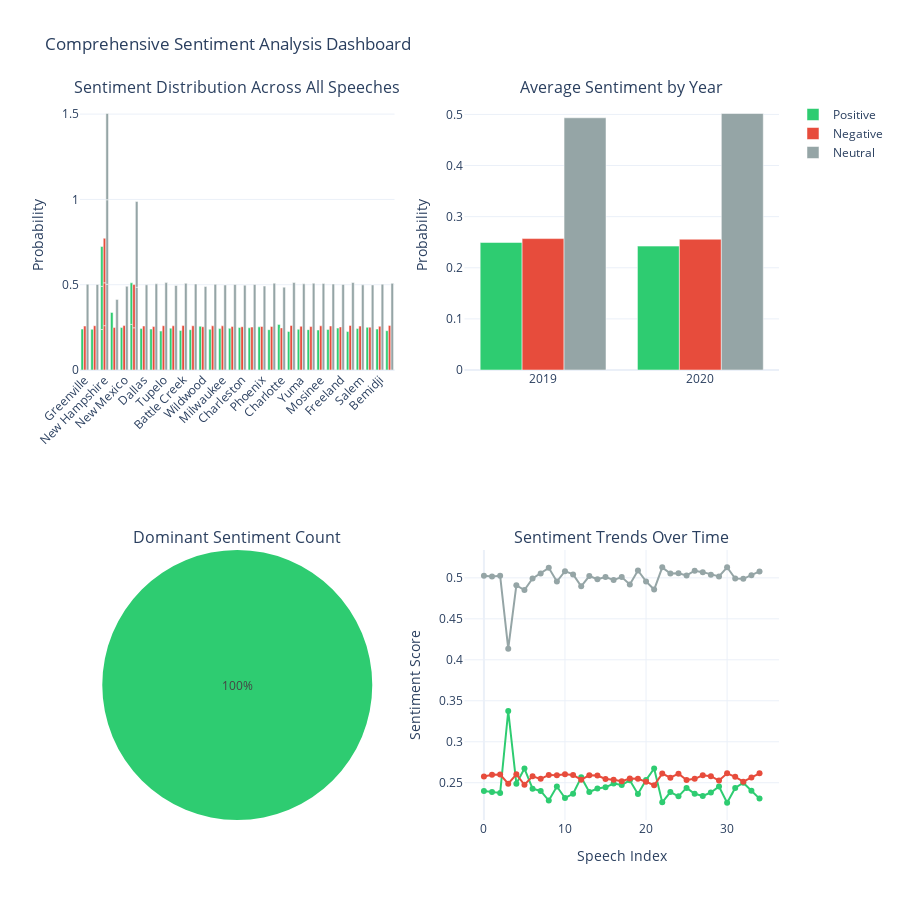

The notebook cell this image was saved under:
### Markdown cell above
## Interactive Visualizations

Creating interactive charts to explore sentiment patterns.

### Code cell
# Create comprehensive sentiment visualization
fig = make_subplots(
    rows=2, cols=2,
    subplot_titles=('Sentiment Distribution Across All Speeches',
                    'Average Sentiment by Year',
                    'Dominant Sentiment Count',
                    'Sentiment Trends Over Time'),
    specs=[[{"type": "bar"}, {"type": "bar"}],
           [{"type": "pie"}, {"type": "scatter"}]]
)

# 1. Overall sentiment distribution (stacked bar)
fig.add_trace(
    go.Bar(name='Positive', x=sentiment_df['location'], y=sentiment_df['positive'],
           marker_color='#2ecc71', showlegend=True),
    row=1, col=1
)
fig.add_trace(
    go.Bar(name='Negative', x=sentiment_df['location'], y=sentiment_df['negative'],
           marker_color='#e74c3c', showlegend=True),
    row=1, col=1
)
fig.add_trace(
    go.Bar(name='Neutral', x=sentiment_df['location'], y=sentiment_df['neutral'],
           marker_color='#95a5a6', showlegend=True),
    row=1, col=1
)

# 2. Average sentiment by year
year_avg = sentiment_df.groupby('year')[['positive', 'negative', 'neutral']].mean()
fig.add_trace(
    go.Bar(name='Positive', x=year_avg.index, y=year_avg['positive'],
           marker_color='#2ecc71', showlegend=False),
    row=1, col=2
)
fig.add_trace(
    go.Bar(name='Negative', x=year_avg.index, y=year_avg['negative'],
           marker_color='#e74c3c', showlegend=False),
    row=1, col=2
)
fig.add_trace(
    go.Bar(name='Neutral', x=year_avg.index, y=year_avg['neutral'],
           marker_color='#95a5a6', showlegend=False),
    row=1, col=2
)

# 3. Dominant sentiment pie chart
sentiment_counts = sentiment_df['dominant_sentiment'].value_counts()
fig.add_trace(
    go.Pie(labels=sentiment_counts.index, values=sentiment_counts.values,
           marker=dict(colors=['#2ecc71', '#e74c3c', '#95a5a6']),
           showlegend=False),
    row=2, col=1
)

# 4. Sentiment timeline
fig.add_trace(
    go.Scatter(x=sentiment_df['speech_idx'], y=sentiment_df['positive'],
               mode='lines+markers', name='Positive',
               line=dict(color='#2ecc71', width=2), showlegend=False),
    row=2, col=2
)
fig.add_trace(
    go.Scatter(x=sentiment_df['speech_idx'], y=sentiment_df['negative'],
               mode='lines+markers', name='Negative',
               line=dict(color='#e74c3c', width=2), showlegend=False),
    row=2, col=2
)
fig.add_trace(
    go.Scatter(x=sentiment_df['speech_idx'], y=sentiment_df['neutral'],
               mode='lines+markers', name='Neutral',
               line=dict(color='#95a5a6', width=2), showlegend=False),
    row=2, col=2
)

# Update layout
fig.update_layout(
    height=900,
    title_text="Comprehensive Sentiment Analysis Dashboard",
    showlegend=True,
    barmode='group',
    template='plotly_white'
)

fig.update_xaxes(tickangle=-45, row=1, col=1)
fig.update_yaxes(title_text="Probability", row=1, col=1)
fig.update_yaxes(title_text="Probability", row=1, col=2)
fig.update_yaxes(title_text="Sentiment Score", row=2, col=2)
fig.update_xaxes(title_text="Speech Index", row=2, col=2)

fig.show()

### Figure 1 — Plotly figure (JSON) as saved in the notebook; plotly's stock layout.template omitted (floating-point values rounded to 4 significant figures)
{"data": [{"marker": {"color": "#2ecc71"}, "name": "Positive", "showlegend": true, "type": "bar", "x": ["Greenville", "Cincinnati", "New Hampshire", "Texas", "New Mexico", "Fayetteville", "Dallas", "Minneapolis", "Tupelo", "Lexington", "Battle Creek", "Hershey", "Wildwood", "Toledo", "Milwaukee", "Des Moines", "Charleston", "Colorador Springs", "Phoenix", "Las Vegas", "New Hampshire", "Charlotte", "Tulsa", "Yuma", "New Hampshire", "Fayetteville", "Ohio", "Mosinee", "Pittsburgh", "Freeland", "Minden", "Salem", "Henderson", "Bemidji", "Latrobe"], "xaxis": "x", "y": [0.2399, 0.2388, 0.2375, 0.3375, 0.2489, 0.2673, 0.2428, 0.24, 0.2282, 0.2454, 0.2314, 0.2365, 0.2566, 0.2387, 0.2429, 0.2444, 0.249, 0.2473, 0.253, 0.2362, 0.2532, 0.2674, 0.2261, 0.2386, 0.2334, 0.2437, 0.2365, 0.234, 0.238, 0.2455, 0.2256, 0.2437, 0.25, 0.2402, 0.2306], "yaxis": "y"}, {"marker": {"color": "#e74c3c"}, "name": "Negative", "showlegend": true, "type": "bar", "x": ["Greenville", "Cincinnati", "New Hampshire", "Texas", "New Mexico", "Fayetteville", "Dallas", "Minneapolis", "Tupelo", "Lexington", "Battle Creek", "Hershey", "Wildwood", "Toledo", "Milwaukee", "Des Moines", "Charleston", "Colorador Springs", "Phoenix", "Las Vegas", "New Hampshire", "Charlotte", "Tulsa", "Yuma", "New Hampshire", "Fayetteville", "Ohio", "Mosinee", "Pittsburgh", "Freeland", "Minden", "Salem", "Henderson", "Bemidji", "Latrobe"], "xaxis": "x", "y": [0.2575, 0.2596, 0.26, 0.2489, 0.2603, 0.2475, 0.2579, 0.2547, 0.2595, 0.2591, 0.2604, 0.2593, 0.2537, 0.2591, 0.2588, 0.2546, 0.2536, 0.2517, 0.2551, 0.2548, 0.2512, 0.2469, 0.2612, 0.2562, 0.2611, 0.2533, 0.2548, 0.2591, 0.258, 0.2527, 0.2615, 0.2572, 0.2513, 0.2565, 0.2615], "yaxis": "y"}, {"marker": {"color": "#95a5a6"}, "name": "Neutral", "showlegend": true, "type": "bar", "x": ["Greenville", "Cincinnati", "New Hampshire", "Texas", "New Mexico", "Fayetteville", "Dallas", "Minneapolis", "Tupelo", "Lexington", "Battle Creek", "Hershey", "Wildwood", "Toledo", "Milwaukee", "Des Moines", "Charleston", "Colorador Springs", "Phoenix", "Las Vegas", "New Hampshire", "Charlotte", "Tulsa", "Yuma", "New Hampshire", "Fayetteville", "Ohio", "Mosinee", "Pittsburgh", "Freeland", "Minden", "Salem", "Henderson", "Bemidji", "Latrobe"], "xaxis": "x", "y": [0.5025, 0.5016, 0.5025, 0.4136, 0.4908, 0.4851, 0.4993, 0.5053, 0.5123, 0.4955, 0.5082, 0.5042, 0.4896, 0.5022, 0.4983, 0.501, 0.4974, 0.501, 0.4919, 0.509, 0.4956, 0.4857, 0.5128, 0.5052, 0.5056, 0.5029, 0.5087, 0.507, 0.5039, 0.5018, 0.5129, 0.4991, 0.4988, 0.5032, 0.5078], "yaxis": "y"}, {"marker": {"color": "#2ecc71"}, "name": "Positive", "showlegend": false, "type": "bar", "x": ["2019", "2020"], "xaxis": "x2", "y": [0.2495, 0.2424], "yaxis": "y2"}, {"marker": {"color": "#e74c3c"}, "name": "Negative", "showlegend": false, "type": "bar", "x": ["2019", "2020"], "xaxis": "x2", "y": [0.2571, 0.2558], "yaxis": "y2"}, {"marker": {"color": "#95a5a6"}, "name": "Neutral", "showlegend": false, "type": "bar", "x": ["2019", "2020"], "xaxis": "x2", "y": [0.4934, 0.5018], "yaxis": "y2"}, {"domain": {"x": [0, 0.45], "y": [0, 0.375]}, "labels": ["neutral"], "marker": {"colors": ["#2ecc71", "#e74c3c", "#95a5a6"]}, "showlegend": false, "type": "pie", "values": [35]}, {"line": {"color": "#2ecc71", "width": 2}, "mode": "lines+markers", "name": "Positive", "showlegend": false, "type": "scatter", "x": [0, 1, 2, 3, 4, 5, 6, 7, 8, 9, 10, 11, 12, 13, 14, 15, 16, 17, 18, 19, 20, 21, 22, 23, 24, 25, 26, 27, 28, 29, 30, 31, 32, 33, 34], "xaxis": "x3", "y": [0.2399, 0.2388, 0.2375, 0.3375, 0.2489, 0.2673, 0.2428, 0.24, 0.2282, 0.2454, 0.2314, 0.2365, 0.2566, 0.2387, 0.2429, 0.2444, 0.249, 0.2473, 0.253, 0.2362, 0.2532, 0.2674, 0.2261, 0.2386, 0.2334, 0.2437, 0.2365, 0.234, 0.238, 0.2455, 0.2256, 0.2437, 0.25, 0.2402, 0.2306], "yaxis": "y3"}, {"line": {"color": "#e74c3c", "width": 2}, "mode": "lines+markers", "name": "Negative", "showlegend": false, "type": "scatter", "x": [0, 1, 2, 3, 4, 5, 6, 7, 8, 9, 10, 11, 12, 13, 14, 15, 16, 17, 18, 19, 20, 21, 22, 23, 24, 25, 26, 27, 28, 29, 30, 31, 32, 33, 34], "xaxis": "x3", "y": [0.2575, 0.2596, 0.26, 0.2489, 0.2603, 0.2475, 0.2579, 0.2547, 0.2595, 0.2591, 0.2604, 0.2593, 0.2537, 0.2591, 0.2588, 0.2546, 0.2536, 0.2517, 0.2551, 0.2548, 0.2512, 0.2469, 0.2612, 0.2562, 0.2611, 0.2533, 0.2548, 0.2591, 0.258, 0.2527, 0.2615, 0.2572, 0.2513, 0.2565, 0.2615], "yaxis": "y3"}, {"line": {"color": "#95a5a6", "width": 2}, "mode": "lines+markers", "name": "Neutral", "showlegend": false, "type": "scatter", "x": [0, 1, 2, 3, 4, 5, 6, 7, 8, 9, 10, 11, 12, 13, 14, 15, 16, 17, 18, 19, 20, 21, 22, 23, 24, 25, 26, 27, 28, 29, 30, 31, 32, 33, 34], "xaxis": "x3", "y": [0.5025, 0.5016, 0.5025, 0.4136, 0.4908, 0.4851, 0.4993, 0.5053, 0.5123, 0.4955, 0.5082, 0.5042, 0.4896, 0.5022, 0.4983, 0.501, 0.4974, 0.501, 0.4919, 0.509, 0.4956, 0.4857, 0.5128, 0.5052, 0.5056, 0.5029, 0.5087, 0.507, 0.5039, 0.5018, 0.5129, 0.4991, 0.4988, 0.5032, 0.5078], "yaxis": "y3"}], "layout": {"annotations": [{"font": {"size": 16}, "showarrow": false, "text": "Sentiment Distribution Across All Speeches", "x": 0.225, "xanchor": "center", "xref": "paper", "y": 1, "yanchor": "bottom", "yref": "paper"}, {"font": {"size": 16}, "showarrow": false, "text": "Average Sentiment by Year", "x": 0.775, "xanchor": "center", "xref": "paper", "y": 1, "yanchor": "bottom", "yref": "paper"}, {"font": {"size": 16}, "showarrow": false, "text": "Dominant Sentiment Count", "x": 0.225, "xanchor": "center", "xref": "paper", "y": 0.375, "yanchor": "bottom", "yref": "paper"}, {"font": {"size": 16}, "showarrow": false, "text": "Sentiment Trends Over Time", "x": 0.775, "xanchor": "center", "xref": "paper", "y": 0.375, "yanchor": "bottom", "yref": "paper"}], "barmode": "group", "height": 900, "showlegend": true, "title": {"text": "Comprehensive Sentiment Analysis Dashboard"}, "xaxis": {"anchor": "y", "domain": [0, 0.45], "tickangle": -45}, "xaxis2": {"anchor": "y2", "domain": [0.55, 1]}, "xaxis3": {"anchor": "y3", "domain": [0.55, 1], "title": {"text": "Speech Index"}}, "yaxis": {"anchor": "x", "domain": [0.625, 1], "title": {"text": "Probability"}}, "yaxis2": {"anchor": "x2", "domain": [0.625, 1], "title": {"text": "Probability"}}, "yaxis3": {"anchor": "x3", "domain": [0, 0.375], "title": {"text": "Sentiment Score"}}}}
